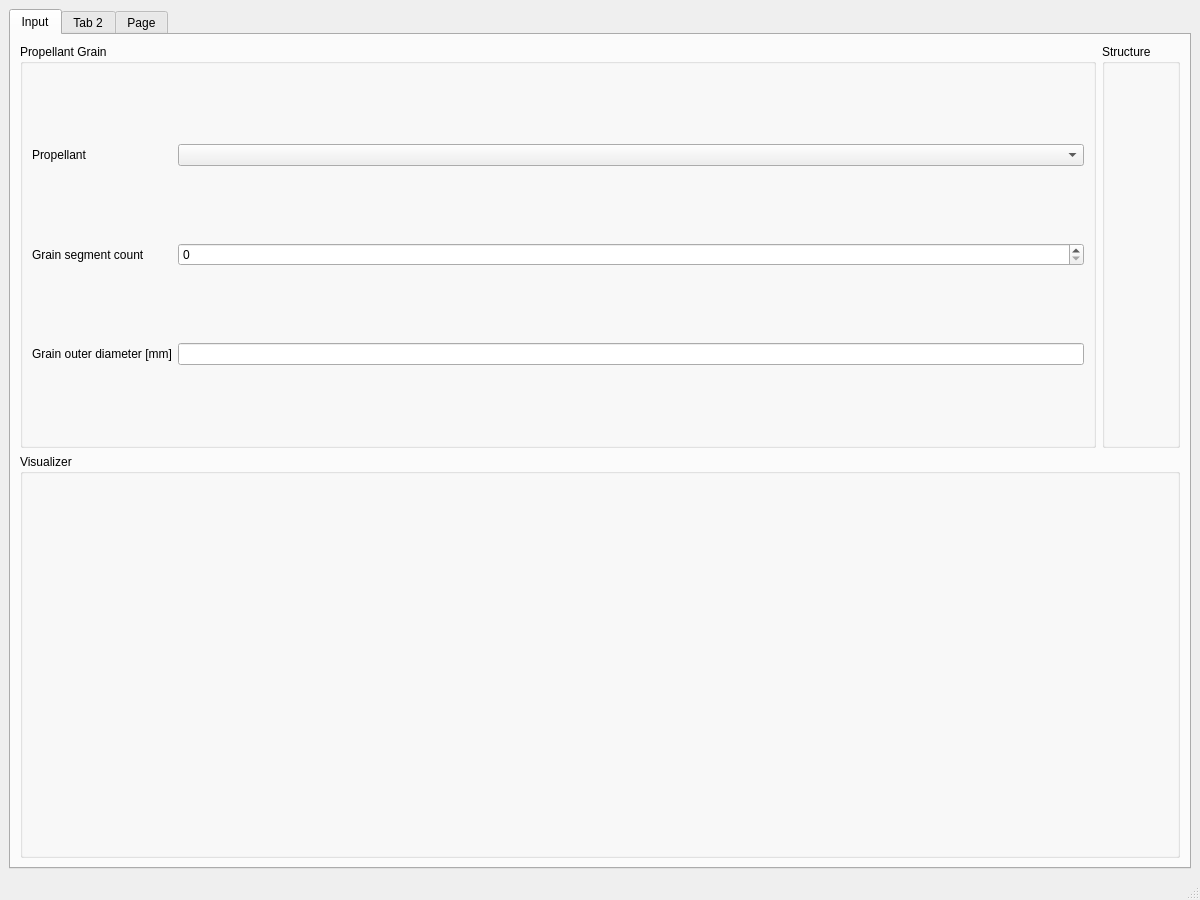
<?xml version="1.0" encoding="UTF-8"?>
<ui version="4.0">
    <class>MainWindow</class>
    <widget class="QMainWindow" name="MainWindow">
        <property name="geometry">
            <rect>
                <x>0</x>
                <y>0</y>
                <width>1200</width>
                <height>900</height>
            </rect>
        </property>
        <property name="windowTitle">
            <string>MainWindow</string>
        </property>
        <widget class="QWidget" name="centralwidget">
            <layout class="QGridLayout" name="gridLayout">
                <item row="0" column="0">
                    <widget class="QTabWidget" name="tabWidget">
                        <property name="tabPosition">
                            <enum>QTabWidget::North</enum>
                        </property>
                        <property name="tabShape">
                            <enum>QTabWidget::Rounded</enum>
                        </property>
                        <property name="currentIndex">
                            <number>0</number>
                        </property>
                        <widget class="QWidget" name="inputTab">
                            <attribute name="title">
                                <string>Input</string>
                            </attribute>
                            <layout class="QGridLayout" name="gridLayout_2">
                                <item row="0" column="1">
                                    <widget class="QGroupBox" name="structure">
                                        <property name="title">
                                            <string>Structure</string>
                                        </property>
                                    </widget>
                                </item>
                                <item row="0" column="0">
                                    <widget class="QGroupBox" name="propellantGrain">
                                        <property name="title">
                                            <string>Propellant Grain</string>
                                        </property>
                                        <layout class="QGridLayout" name="gridLayout_3">
                                            <item row="1" column="1">
                                                <widget class="QSpinBox" name="grainCount"/>
                                            </item>
                                            <item row="2" column="0">
                                                <widget class="QLabel" name="label_3">
                                                    <property name="text">
                                                        <string>Grain outer diameter [mm]</string>
                                                    </property>
                                                </widget>
                                            </item>
                                            <item row="1" column="0">
                                                <widget class="QLabel" name="label_2">
                                                    <property name="text">
                                                        <string>Grain segment count</string>
                                                    </property>
                                                </widget>
                                            </item>
                                            <item row="0" column="1">
                                                <widget class="QComboBox" name="propellant"/>
                                            </item>
                                            <item row="0" column="0">
                                                <widget class="QLabel" name="label">
                                                    <property name="text">
                                                        <string>Propellant</string>
                                                    </property>
                                                </widget>
                                            </item>
                                            <item row="2" column="1">
                                                <widget class="QLineEdit" name="lineEdit"/>
                                            </item>
                                        </layout>
                                    </widget>
                                </item>
                                <item row="1" column="0" colspan="2">
                                    <widget class="QGroupBox" name="visualizer">
                                        <property name="title">
                                            <string>Visualizer</string>
                                        </property>
                                    </widget>
                                </item>
                            </layout>
                        </widget>
                        <widget class="QWidget" name="outputTab">
                            <attribute name="title">
                                <string>Tab 2</string>
                            </attribute>
                        </widget>
                        <widget class="QWidget" name="thermalTab">
                            <attribute name="title">
                                <string>Page</string>
                            </attribute>
                        </widget>
                    </widget>
                </item>
            </layout>
        </widget>
        <widget class="QMenuBar" name="menubar">
            <property name="geometry">
                <rect>
                    <x>0</x>
                    <y>0</y>
                    <width>1200</width>
                    <height>26</height>
                </rect>
            </property>
        </widget>
        <widget class="QStatusBar" name="statusbar"/>
    </widget>
    <resources/>
    <connections/>
</ui>
